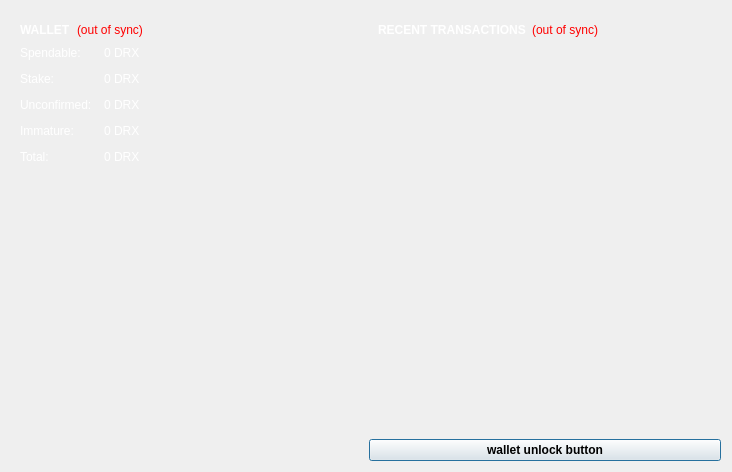
<?xml version="1.0" encoding="UTF-8"?>
<ui version="4.0">
 <class>OverviewPage</class>
 <widget class="QWidget" name="OverviewPage">
  <property name="geometry">
   <rect>
    <x>0</x>
    <y>0</y>
    <width>732</width>
    <height>472</height>
   </rect>
  </property>
  <property name="windowTitle">
   <string>Form</string>
  </property>
  <layout class="QHBoxLayout" name="horizontalLayout" stretch="0,0">
   <item>
    <layout class="QVBoxLayout" name="verticalLayout_2">
     <item>
      <widget class="QFrame" name="frame">
       <property name="frameShape">
        <enum>QFrame::NoFrame</enum>
       </property>
       <layout class="QVBoxLayout" name="verticalLayout_4">
        <item>
         <layout class="QHBoxLayout" name="horizontalLayout_4">
          <item>
           <widget class="QLabel" name="label_5">
            <property name="font">
             <font>
              <weight>75</weight>
              <bold>true</bold>
             </font>
            </property>
			<property name="styleSheet">
             <string notr="true">QLabel { color: white; }</string>
            </property>
            <property name="text">
             <string>WALLET</string>
            </property>
           </widget>
          </item>
          <item>
           <widget class="QLabel" name="labelWalletStatus">
            <property name="toolTip">
             <string>The displayed information may be out of date. Your wallet automatically synchronizes with the DroidX network after a connection is established, but this process has not completed yet.</string>
            </property>
            <property name="styleSheet">
             <string notr="true">QLabel { color: red; }</string>
            </property>
            <property name="text">
             <string notr="true">(out of sync)</string>
            </property>
            <property name="alignment">
             <set>Qt::AlignLeading|Qt::AlignLeft|Qt::AlignVCenter</set>
            </property>
           </widget>
          </item>
          <item>
           <spacer name="horizontalSpacer_2">
            <property name="orientation">
             <enum>Qt::Horizontal</enum>
            </property>
            <property name="sizeHint" stdset="0">
             <size>
              <width>40</width>
              <height>20</height>
             </size>
            </property>
           </spacer>
          </item>
         </layout>
        </item>
        <item>
         <layout class="QFormLayout" name="formLayout_2">
          <property name="fieldGrowthPolicy">
           <enum>QFormLayout::AllNonFixedFieldsGrow</enum>
          </property>
          <property name="horizontalSpacing">
           <number>12</number>
          </property>
          <property name="verticalSpacing">
           <number>12</number>
          </property>
          <item row="0" column="0">
           <widget class="QLabel" name="label">
		   <property name="styleSheet">
             <string notr="true">QLabel { color: white; }</string>
            </property>
            <property name="text">
             <string>Spendable:</string>
            </property>
           </widget>
          </item>
          <item row="0" column="1">
           <widget class="QLabel" name="labelBalance">
            <property name="font">
             <font>
              <weight>50</weight>
              <bold>false</bold>
             </font>
            </property>
			<property name="styleSheet">
             <string notr="true">QLabel { color: white; }</string>
            </property>
            <property name="cursor">
             <cursorShape>IBeamCursor</cursorShape>
            </property>
            <property name="toolTip">
             <string>Your current spendable balance</string>
            </property>
            <property name="text">
             <string notr="true">0 DRX</string>
            </property>
            <property name="textInteractionFlags">
             <set>Qt::LinksAccessibleByMouse|Qt::TextSelectableByKeyboard|Qt::TextSelectableByMouse</set>
            </property>
           </widget>
          </item>
          <item row="1" column="0">
           <widget class="QLabel" name="label_6">
		   <property name="styleSheet">
             <string notr="true">QLabel { color: white; }</string>
            </property>
            <property name="text">
             <string>Stake:</string>
            </property>
           </widget>
          </item>
          <item row="1" column="1">
           <widget class="QLabel" name="labelStake">
            <property name="font">
             <font>
              <weight>50</weight>
              <bold>false</bold>
             </font>
            </property>
			<property name="styleSheet">
             <string notr="true">QLabel { color: white; }</string>
            </property>
            <property name="cursor">
             <cursorShape>IBeamCursor</cursorShape>
            </property>
            <property name="toolTip">
             <string>Total of coins that was staked, and do not yet count toward the current balance</string>
            </property>
            <property name="text">
             <string notr="true">0 DRX</string>
            </property>
            <property name="textInteractionFlags">
             <set>Qt::LinksAccessibleByMouse|Qt::TextSelectableByKeyboard|Qt::TextSelectableByMouse</set>
            </property>
           </widget>
          </item>
          <item row="2" column="0">
           <widget class="QLabel" name="label_3">
		   <property name="styleSheet">
             <string notr="true">QLabel { color: white; }</string>
            </property>
            <property name="text">
             <string>Unconfirmed:</string>
            </property>
           </widget>
          </item>
          <item row="2" column="1">
           <widget class="QLabel" name="labelUnconfirmed">
            <property name="font">
             <font>
              <weight>50</weight>
              <bold>false</bold>
             </font>
            </property>
			<property name="styleSheet">
             <string notr="true">QLabel { color: white; }</string>
            </property>
            <property name="cursor">
             <cursorShape>IBeamCursor</cursorShape>
            </property>
            <property name="toolTip">
             <string>Total of transactions that have yet to be confirmed, and do not yet count toward the current balance</string>
            </property>
            <property name="text">
             <string notr="true">0 DRX</string>
            </property>
            <property name="textInteractionFlags">
             <set>Qt::LinksAccessibleByMouse|Qt::TextSelectableByKeyboard|Qt::TextSelectableByMouse</set>
            </property>
           </widget>
          </item>
          <item row="3" column="0">
           <widget class="QLabel" name="labelImmatureText">
		   <property name="styleSheet">
             <string notr="true">QLabel { color: white; }</string>
            </property>
            <property name="text">
             <string>Immature:</string>
            </property>
           </widget>
          </item>
          <item row="3" column="1">
           <widget class="QLabel" name="labelImmature">
            <property name="font">
             <font>
              <weight>50</weight>
              <bold>false</bold>
             </font>
            </property>
			<property name="styleSheet">
             <string notr="true">QLabel { color: white; }</string>
            </property>
            <property name="toolTip">
             <string>Mined balance that has not yet matured</string>
            </property>
            <property name="text">
             <string notr="true">0 DRX</string>
            </property>
            <property name="textInteractionFlags">
             <set>Qt::LinksAccessibleByMouse|Qt::TextSelectableByKeyboard|Qt::TextSelectableByMouse</set>
            </property>
           </widget>
          </item>
          <item row="5" column="0">
           <widget class="QLabel" name="labelTotalText">
		   <property name="styleSheet">
             <string notr="true">QLabel { color: white; }</string>
            </property>
            <property name="text">
             <string>Total:</string>
            </property>
           </widget>
          </item>
          <item row="5" column="1">
           <widget class="QLabel" name="labelTotal">
            <property name="font">
             <font>
              <weight>50</weight>
              <bold>false</bold>
             </font>
            </property>
			<property name="styleSheet">
             <string notr="true">QLabel { color: white; }</string>
            </property>
            <property name="cursor">
             <cursorShape>IBeamCursor</cursorShape>
            </property>
            <property name="toolTip">
             <string>Your current total balance</string>
            </property>
            <property name="text">
             <string notr="true">0 DRX</string>
            </property>
            <property name="textInteractionFlags">
             <set>Qt::LinksAccessibleByMouse|Qt::TextSelectableByKeyboard|Qt::TextSelectableByMouse</set>
            </property>
           </widget>
          </item>
         </layout>
        </item>
       </layout>
      </widget>
     </item>
     <item>
      <spacer name="verticalSpacer_4">
       <property name="orientation">
        <enum>Qt::Vertical</enum>
       </property>
       <property name="sizeHint" stdset="0">
        <size>
         <width>20</width>
         <height>40</height>
        </size>
       </property>
      </spacer>
     </item>
     <item>
      <widget class="QLabel" name="label_2">
       <property name="text">
        <string/>
       </property>
       <property name="pixmap">
        <pixmap resource="../bitcoin.qrc">:/images/wallet_logo</pixmap>
       </property>
       <property name="alignment">
        <set>Qt::AlignCenter</set>
       </property>
      </widget>
     </item>
     <item>
      <spacer name="verticalSpacer">
       <property name="orientation">
        <enum>Qt::Vertical</enum>
       </property>
       <property name="sizeHint" stdset="0">
        <size>
         <width>20</width>
         <height>40</height>
        </size>
       </property>
      </spacer>
     </item>
    </layout>
   </item>
   <item>
    <layout class="QVBoxLayout" name="verticalLayout_3">
     <item>
      <widget class="QFrame" name="frame_2">
       <property name="frameShape">
        <enum>QFrame::NoFrame</enum>
       </property>
       <layout class="QVBoxLayout" name="verticalLayout">
        <item>
         <layout class="QHBoxLayout" name="horizontalLayout_2">
          <item>
           <widget class="QLabel" name="label_4">
		   <property name="styleSheet">
             <string notr="true">QLabel { color: white; }</string>
            </property>
            <property name="text">
             <string>&lt;b&gt;RECENT TRANSACTIONS&lt;/b&gt;</string>
            </property>
           </widget>
          </item>
          <item>
           <widget class="QLabel" name="labelTransactionsStatus">
            <property name="toolTip">
             <string>The displayed information may be out of date. Your wallet automatically synchronizes with the DroidX network after a connection is established, but this process has not completed yet.</string>
            </property>
            <property name="styleSheet">
             <string notr="true">QLabel { color: red; }</string>
            </property>
            <property name="text">
             <string notr="true">(out of sync)</string>
            </property>
            <property name="alignment">
             <set>Qt::AlignRight|Qt::AlignTrailing|Qt::AlignVCenter</set>
            </property>
           </widget>
          </item>
          <item>
           <spacer name="horizontalSpacer">
            <property name="orientation">
             <enum>Qt::Horizontal</enum>
            </property>
            <property name="sizeHint" stdset="0">
             <size>
              <width>40</width>
              <height>20</height>
             </size>
            </property>
           </spacer>
          </item>
         </layout>
        </item>
        <item>
         <widget class="QListView" name="listTransactions">
          <property name="styleSheet">
           <string notr="true">QListView { background: transparent; }</string>
          </property>
          <property name="frameShape">
           <enum>QFrame::NoFrame</enum>
          </property>
          <property name="verticalScrollBarPolicy">
           <enum>Qt::ScrollBarAlwaysOff</enum>
          </property>
          <property name="horizontalScrollBarPolicy">
           <enum>Qt::ScrollBarAlwaysOff</enum>
          </property>
          <property name="selectionMode">
           <enum>QAbstractItemView::NoSelection</enum>
          </property>
         </widget>
        </item>
       </layout>
      </widget>
     </item>
     <item>
      <widget class="QPushButton" name="unlockWalletButton">
       <property name="sizePolicy">
        <sizepolicy hsizetype="Minimum" vsizetype="Fixed">
         <horstretch>0</horstretch>
         <verstretch>0</verstretch>
        </sizepolicy>
       </property>
       <property name="maximumSize">
        <size>
         <width>16777214</width>
         <height>16777214</height>
        </size>
       </property>
       <property name="font">
        <font>
         <weight>75</weight>
         <bold>true</bold>
        </font>
       </property>
       <property name="toolTip">
        <string/>
       </property>
       <property name="text">
        <string>wallet unlock button</string>
       </property>
       <property name="checkable">
        <bool>false</bool>
       </property>
       <property name="autoDefault">
        <bool>false</bool>
       </property>
       <property name="default">
        <bool>true</bool>
       </property>
       <property name="flat">
        <bool>false</bool>
       </property>
      </widget>
     </item>
    </layout>
   </item>
  </layout>
 </widget>
 <resources>
  <include location="../bitcoin.qrc"/>
 </resources>
 <connections/>
</ui>
